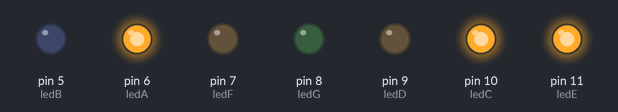
Simulated run of this sketch. Board: Arduino Uno, built with avr-gcc and run on an emulated ATmega328P. Parts: output pins drawn as LEDs (lit = HIGH).

Above: at 0.5 s.
At 1.5 s:
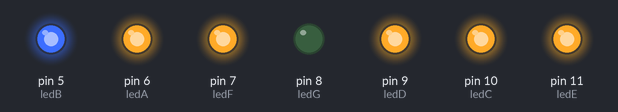
At 2.5 s:
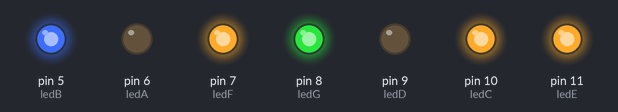
At 3.5 s:
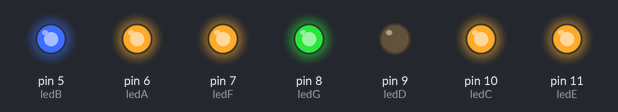
At 5.5 s:
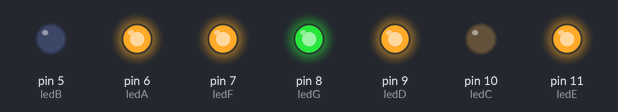
At 6.5 s:
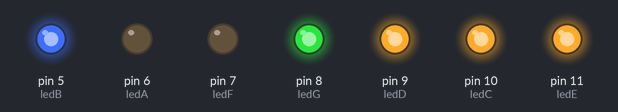
Timing chart, 0 to 8.1 s (numbered marks = the images above):
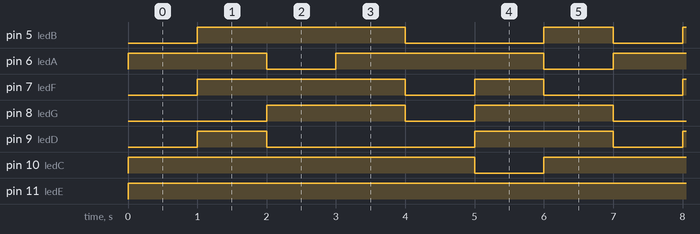

The sketch:

PROGRAMA_NOMBRE_1.ino
```cpp
const int ledB = 5;          // donar nom al pin 5 de l’Arduino
const int ledA = 6;          // donar nom al pin 6 de l’Arduino
const int ledF = 7;          // donar nom al pin 7 de l’Arduino
const int ledG = 8;          // donar nom al pin 8 de l’Arduino
const int ledD = 9;          // donar nom al pin 9 de l’Arduino
const int ledC = 10;         // donar nom al pin 10 de l’Arduino
const int ledE = 11;         // donar nom al pin 11 de l’Arduino

//********** Setup ****************************************************************
void setup()
{
  pinMode(ledB, OUTPUT);     // definir el pin 5 com una sortida
  pinMode(ledA, OUTPUT);     // definir el pin 6 com una sortida
  pinMode(ledF, OUTPUT);     // definir el pin 7 com una sortida
  pinMode(ledG, OUTPUT);     // definir el pin 8 com una sortida
  pinMode(ledD, OUTPUT);     // definir el pin 9 com una sortida
  pinMode(ledC, OUTPUT);     // definir el pin 10 com una sortida
  pinMode(ledE, OUTPUT);     // definir el pin 11 com una sortida
}
void loop()
{

  digitalWrite(ledB, LOW);    // posar a 5V el pin 5
  digitalWrite(ledA, HIGH);    // posar a 5V el pin 6
  digitalWrite(ledF, LOW);    // posar a 5V el pin 7
  digitalWrite(ledG, LOW);    // posar a 5V el pin 8
  digitalWrite(ledD, LOW);    // posar a 5V el pin 9
  digitalWrite(ledC, HIGH);    // posar a 5V el pin 10
  digitalWrite(ledE, HIGH);    // posar a 5V el pin 11
  delay (1000);
  digitalWrite(ledB, HIGH);    // posar a 5V el pin 5
  digitalWrite(ledA, HIGH);    // posar a 5V el pin 6
  digitalWrite(ledF, HIGH);    // posar a 5V el pin 7
  digitalWrite(ledG, LOW);    // posar a 5V el pin 8
  digitalWrite(ledD, HIGH);    // posar a 5V el pin 9
  digitalWrite(ledC, HIGH);    // posar a 5V el pin 10
  digitalWrite(ledE, HIGH);    // posar a 5V el pin 11
  delay (1000);
  digitalWrite(ledB, HIGH);    // posar a 5V el pin 5
  digitalWrite(ledA, LOW);    // posar a 5V el pin 6
  digitalWrite(ledF, HIGH);    // posar a 5V el pin 7
  digitalWrite(ledG, HIGH);    // posar a 5V el pin 8
  digitalWrite(ledD, LOW);    // posar a 5V el pin 9
  digitalWrite(ledC, HIGH);    // posar a 5V el pin 10
  digitalWrite(ledE, HIGH);    // posar a 5V el pin 11
  delay (1000);
  digitalWrite(ledB, HIGH);    // posar a 5V el pin 5
  digitalWrite(ledA, HIGH);    // posar a 5V el pin 6
  digitalWrite(ledF, HIGH);    // posar a 5V el pin 7
  digitalWrite(ledG, HIGH);    // posar a 5V el pin 8
  digitalWrite(ledD, LOW);    // posar a 5V el pin 9
  digitalWrite(ledC, HIGH);    // posar a 5V el pin 10
  digitalWrite(ledE, HIGH);    // posar a 5V el pin 11
  delay (1000);
  digitalWrite(ledB, LOW);    // posar a 5V el pin 5
  digitalWrite(ledA, HIGH);    // posar a 5V el pin 6
  digitalWrite(ledF, LOW);    // posar a 5V el pin 7
  digitalWrite(ledG, LOW);    // posar a 5V el pin 8
  digitalWrite(ledD, LOW);    // posar a 5V el pin 9
  digitalWrite(ledC, HIGH);    // posar a 5V el pin 10
  digitalWrite(ledE, HIGH);    // posar a 5V el pin 11
  delay (1000);
  digitalWrite(ledB, LOW);    // posar a 5V el pin 5
  digitalWrite(ledA, HIGH);    // posar a 5V el pin 6
  digitalWrite(ledF, HIGH);    // posar a 5V el pin 7
  digitalWrite(ledG, HIGH);    // posar a 5V el pin 8
  digitalWrite(ledD, HIGH);    // posar a 5V el pin 9
  digitalWrite(ledC, LOW);    // posar a 5V el pin 10
  digitalWrite(ledE, HIGH);    // posar a 5V el pin 11
  delay (1000);
  digitalWrite(ledB, HIGH);    // posar a 5V el pin 5
  digitalWrite(ledA, LOW);    // posar a 5V el pin 6
  digitalWrite(ledF, LOW);    // posar a 5V el pin 7
  digitalWrite(ledG, HIGH);    // posar a 5V el pin 8
  digitalWrite(ledD, HIGH);    // posar a 5V el pin 9
  digitalWrite(ledC, HIGH);    // posar a 5V el pin 10
  digitalWrite(ledE, HIGH);    // posar a 5V el pin 11
  delay (1000);
}
```

Measured:
- by itself, pin 5 (ledB): repeats every 7.0 s: LOW 2.0 s, HIGH 1.0 s, LOW 1.0 s, HIGH 3.0 s
- by itself, pin 6 (ledA): repeats every 7.0 s: LOW 1.0 s, HIGH 3.0 s, LOW 1.0 s, HIGH 2.0 s
- by itself, pin 7 (ledF): repeats every 7.0 s: LOW 1.0 s, HIGH 1.0 s, LOW 2.0 s, HIGH 3.0 s
- by itself, pin 8 (ledG): repeats every 7.0 s: LOW 1.0 s, HIGH 2.0 s, LOW 2.0 s, HIGH 2.0 s
- by itself, pin 9 (ledD): repeats every 7.0 s: LOW 3.0 s, HIGH 2.0 s, LOW 1.0 s, HIGH 1.0 s
- by itself, pin 10 (ledC): repeats every 7.0 s: LOW 1.0 s, HIGH 6.0 s
- by itself, pin 11 (ledE): LOW → HIGH at 0.00 s
